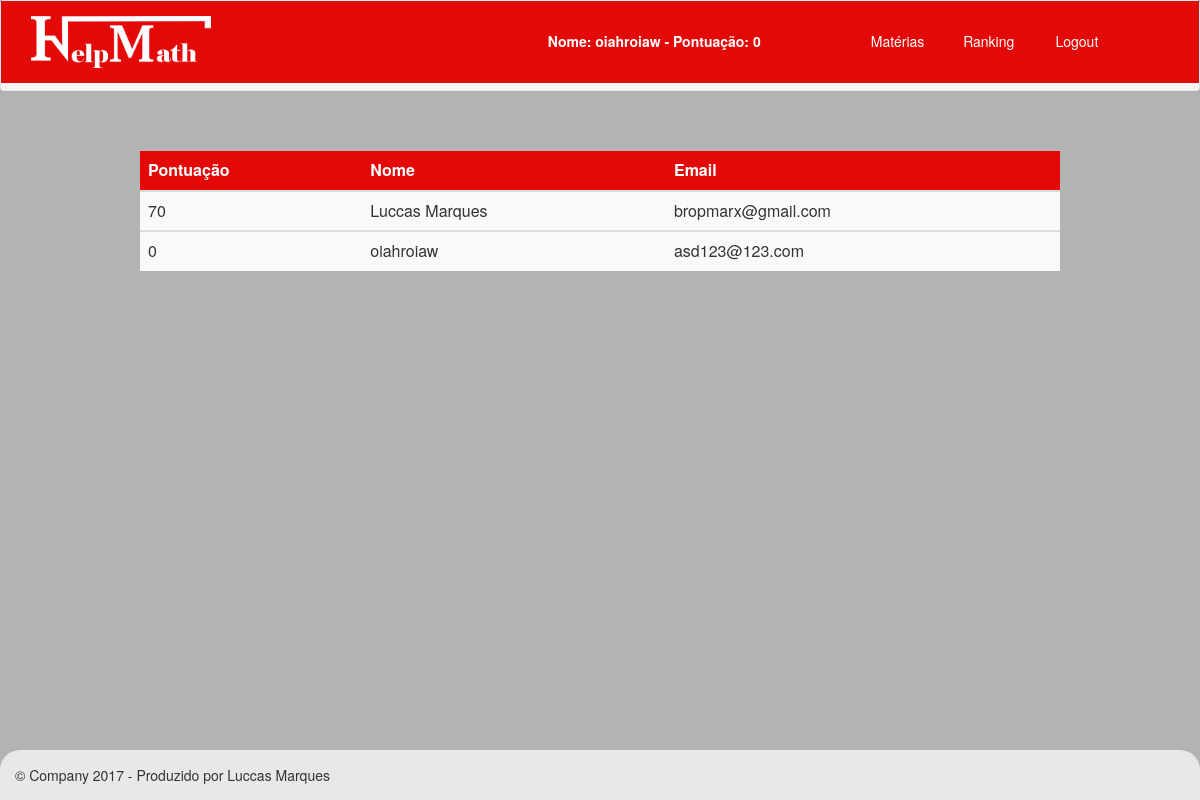
Page /ranking.php (signed in) on the committed database.
### tables this page shows
CREATE TABLE `usuarios` (
  `id` int(11) NOT NULL,
  `email` varchar(250) NOT NULL,
  `password` varchar(300) NOT NULL,
  `nome` varchar(250) NOT NULL,
  `idade` date NOT NULL,
  `cidade` varchar(250) NOT NULL,
  `image` varchar(250) NOT NULL,
  `exp` int(11) NOT NULL,
  `status` char(1) NOT NULL,
  `nivel` varchar(500) NOT NULL
);

### ranking.php (the view, shortened to what this page needs)
<?php
include("header.php");
include "config/config.php";
$sql = "SELECT * FROM usuarios ORDER BY exp DESC";
$resultado = $conecta->query($sql);
?>
<!DOCTYPE html>
<html lang="en">
  <head>
    <link href="lib/css/bootstrap.css" rel="stylesheet">
    <link href="lib/css/rowcss.css" rel="stylesheet">
  </head>
  <body class="fundogeral" >
    <div class="container">
     <br>
<br>
             <div class="col-md-10 col-md-offset-1">
             <div class="table-responsive">
                 <table class="table table-striped ">
                 <thead>
                 <tr class="bg-info">
                 <th class="entrar">Pontuação</th>
                     <th class="entrar"> Nome</th>
                     <th class="entrar">Email</th>
                     </tr>
                 </thead>
<?php
 while($registro = $resultado->fetch_assoc()){
?>
                 <tbody>
                     <tr>
                     <td ><?php echo $registro['exp']; ?></td>
                     <td ><?php echo $registro['nome']; ?></td>
                     <td ><?php echo $registro['email']; ?></td>
                     </tr>
                 </tbody>
    <?php
        }
    ?>
                 </table>
                 </div>
</div>
      <footer class="footer fundofooter fixed-bottom">
        <p>&copy; Company 2017 - Produzido por Luccas Marques</p>
      </footer>
    </div>
  </body>
</html>

### rows in the picture
usuarios: exp "70", nome "Luccas Marques", email "bropmarx@gmail.com"
usuarios: exp "0", nome "oiahroiaw", email "asd123@123.com"

### other values in the picture
$nomeUsuario "oiahroiaw"
$expUsuario "0"
